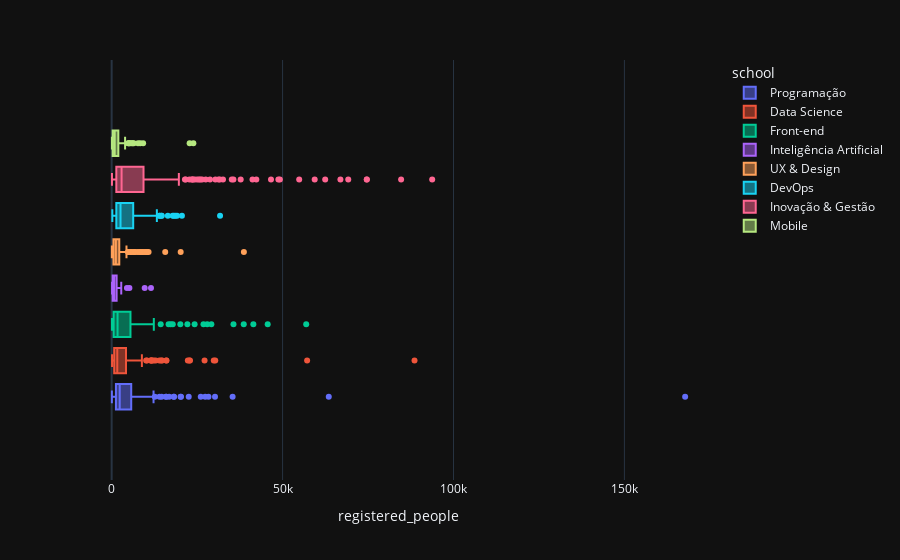

Notebook code for this chart:
### Code cell
px.box(df, x='registered_people', color='school')

### Figure 1 — Plotly figure (JSON) as saved in the notebook; plotly's stock layout.template omitted (floating-point values rounded to 4 significant figures; data arrays with more than 128 entries replaced by an {"elided": "..."} marker saying what was removed)
{"data": [{"alignmentgroup": "True", "hovertemplate": "school=Programação<br>registered_people=%{x}<extra></extra>", "legendgroup": "Programação", "marker": {"color": "#636efa"}, "name": "Programação", "notched": false, "offsetgroup": "Programação", "orientation": "h", "showlegend": true, "type": "box", "x": {"elided": "234 int values"}, "x0": " ", "xaxis": "x", "y0": " ", "yaxis": "y"}, {"alignmentgroup": "True", "hovertemplate": "school=Data Science<br>registered_people=%{x}<extra></extra>", "legendgroup": "Data Science", "marker": {"color": "#EF553B"}, "name": "Data Science", "notched": false, "offsetgroup": "Data Science", "orientation": "h", "showlegend": true, "type": "box", "x": {"elided": "252 int values"}, "x0": " ", "xaxis": "x", "y0": " ", "yaxis": "y"}, {"alignmentgroup": "True", "hovertemplate": "school=Front-end<br>registered_people=%{x}<extra></extra>", "legendgroup": "Front-end", "marker": {"color": "#00cc96"}, "name": "Front-end", "notched": false, "offsetgroup": "Front-end", "orientation": "h", "showlegend": true, "type": "box", "x": [27938, 16652, 56912, 35635, 29164, 24264, 9929, 6380, 4037, 1992, 20086, 7084, 4501, 4696, 1347, 768, 421, 543, 802, 523, 405, 7176, 3274, 2175, 1165, 2560, 17256, 4951, 6457, 3427, 3686, 17874, 7422, 2684, 4232, 1775, 2015, 1048, 6050, 3239, 562, 2092, 1238, 578, 522, 3907, 410, 430, 410, 834, 1090, 666, 885, 375, 828, 470, 855, 462, 1263, 182, 224, 267, 333, 1252, 1464, 532, 185, 96, 97, 85, 6421, 3037, 2279, 1068, 1274, 969, 903, 1196, 441, 505, 3875, 2720, 6046, 3299, 2119, 2144, 1050, 869, 2025, 1127, 453, 807, 415, 271, 91, 10702, 3721, 2459, 183, 38637, 45644, 22152, 6645, 6103, 7093, 6107, 6266, 1537, 2012, 1190, 4778, 1588, 41448, 2347, 1588, 26857, 14347, 10103, 1669, 889, 507, 470, 92, 124, 1884, 12331, 3956, 1170], "x0": " ", "xaxis": "x", "y0": " ", "yaxis": "y"}, {"alignmentgroup": "True", "hovertemplate": "school=Inteligência Artificial<br>registered_people=%{x}<extra></extra>", "legendgroup": "Inteligência Artificial", "marker": {"color": "#ab63fa"}, "name": "Inteligência Artificial", "notched": false, "offsetgroup": "Inteligência Artificial", "orientation": "h", "showlegend": true, "type": "box", "x": [11503, 2529, 9657, 5189, 4461, 2375, 1447, 379, 415, 1194, 696, 903, 740, 158, 205, 109, 1446, 1017, 490, 224, 474, 660, 2456, 180, 1021, 436, 2099, 596, 816, 291, 1140, 144, 127, 240, 236, 173, 2802, 2011, 990, 340, 505, 715, 350, 289], "x0": " ", "xaxis": "x", "y0": " ", "yaxis": "y"}, {"alignmentgroup": "True", "hovertemplate": "school=UX & Design<br>registered_people=%{x}<extra></extra>", "legendgroup": "UX & Design", "marker": {"color": "#FFA15A"}, "name": "UX & Design", "notched": false, "offsetgroup": "UX & Design", "orientation": "h", "showlegend": true, "type": "box", "x": {"elided": "235 int values"}, "x0": " ", "xaxis": "x", "y0": " ", "yaxis": "y"}, {"alignmentgroup": "True", "hovertemplate": "school=DevOps<br>registered_people=%{x}<extra></extra>", "legendgroup": "DevOps", "marker": {"color": "#19d3f3"}, "name": "DevOps", "notched": false, "offsetgroup": "DevOps", "orientation": "h", "showlegend": true, "type": "box", "x": [10950, 13219, 4450, 18216, 5112, 3435, 904, 720, 664, 772, 4048, 4471, 3103, 4630, 1883, 6236, 4633, 2284, 6832, 3045, 10384, 5997, 6300, 2239, 1820, 1711, 1568, 407, 894, 14541, 6356, 1441, 1801, 1354, 14671, 6557, 1370, 889, 1068, 542, 195, 18648, 8752, 3385, 2892, 2172, 6761, 1898, 5874, 1692, 1290, 524, 1158, 395, 391, 16429, 9832, 12382, 3155, 3491, 2206, 2400, 1679, 1224, 4411, 1718, 1301, 1123, 934, 2530, 1544, 4206, 17841, 9124, 6296, 5530, 771, 5773, 2931, 2223, 204, 9614, 6262, 6353, 4241, 3999, 2184, 14071, 2601, 1542, 2194, 8929, 3140, 1687, 675, 465, 193, 194, 31706, 20548, 12173, 1368, 1019, 2401, 1253, 13952, 8559, 1967, 1470, 1148, 1644, 2253, 19124, 6299, 4459, 3661, 814, 7869, 7174, 2576, 1068, 922, 2486, 6613, 2499, 10131, 4156, 5521], "x0": " ", "xaxis": "x", "y0": " ", "yaxis": "y"}, {"alignmentgroup": "True", "hovertemplate": "school=Inovação & Gestão<br>registered_people=%{x}<extra></extra>", "legendgroup": "Inovação & Gestão", "marker": {"color": "#FF6692"}, "name": "Inovação & Gestão", "notched": false, "offsetgroup": "Inovação & Gestão", "orientation": "h", "showlegend": true, "type": "box", "x": {"elided": "291 int values"}, "x0": " ", "xaxis": "x", "y0": " ", "yaxis": "y"}, {"alignmentgroup": "True", "hovertemplate": "school=Mobile<br>registered_people=%{x}<extra></extra>", "legendgroup": "Mobile", "marker": {"color": "#B6E880"}, "name": "Mobile", "notched": false, "offsetgroup": "Mobile", "orientation": "h", "showlegend": true, "type": "box", "x": [6163, 2135, 1517, 3112, 1331, 1103, 457, 898, 395, 346, 1602, 600, 369, 164, 120, 167, 142, 76, 79, 7696, 3223, 22806, 1410, 5877, 3925, 1028, 2532, 1641, 1571, 1118, 8346, 3223, 2108, 1759, 1046, 1027, 1299, 831, 481, 466, 354, 534, 729, 291, 418, 266, 137, 241, 203, 133, 92, 105, 113, 9198, 4873, 2308, 2911, 1821, 23902, 5360, 3765, 1519, 6462, 1129, 687, 882, 623, 459, 2557, 1733, 5164, 2278, 2073, 1831, 1168, 4871, 2978, 1286, 877, 2608, 770, 3023, 2197, 1571, 3149, 874, 1364, 687, 564, 280, 411, 1191, 704, 429, 371, 468, 378, 185, 158, 146, 182, 141, 132, 2295, 964, 122, 87, 988, 636, 521, 601, 1055, 1563, 1021, 197, 505, 227, 328, 163, 117, 234, 168, 127, 117, 111, 3608, 1122, 1349], "x0": " ", "xaxis": "x", "y0": " ", "yaxis": "y"}], "layout": {"boxmode": "group", "legend": {"title": {"text": "school"}, "tracegroupgap": 0}, "margin": {"t": 60}, "xaxis": {"anchor": "y", "domain": [0, 1], "title": {"text": "registered_people"}}, "yaxis": {"anchor": "x", "domain": [0, 1]}}}
